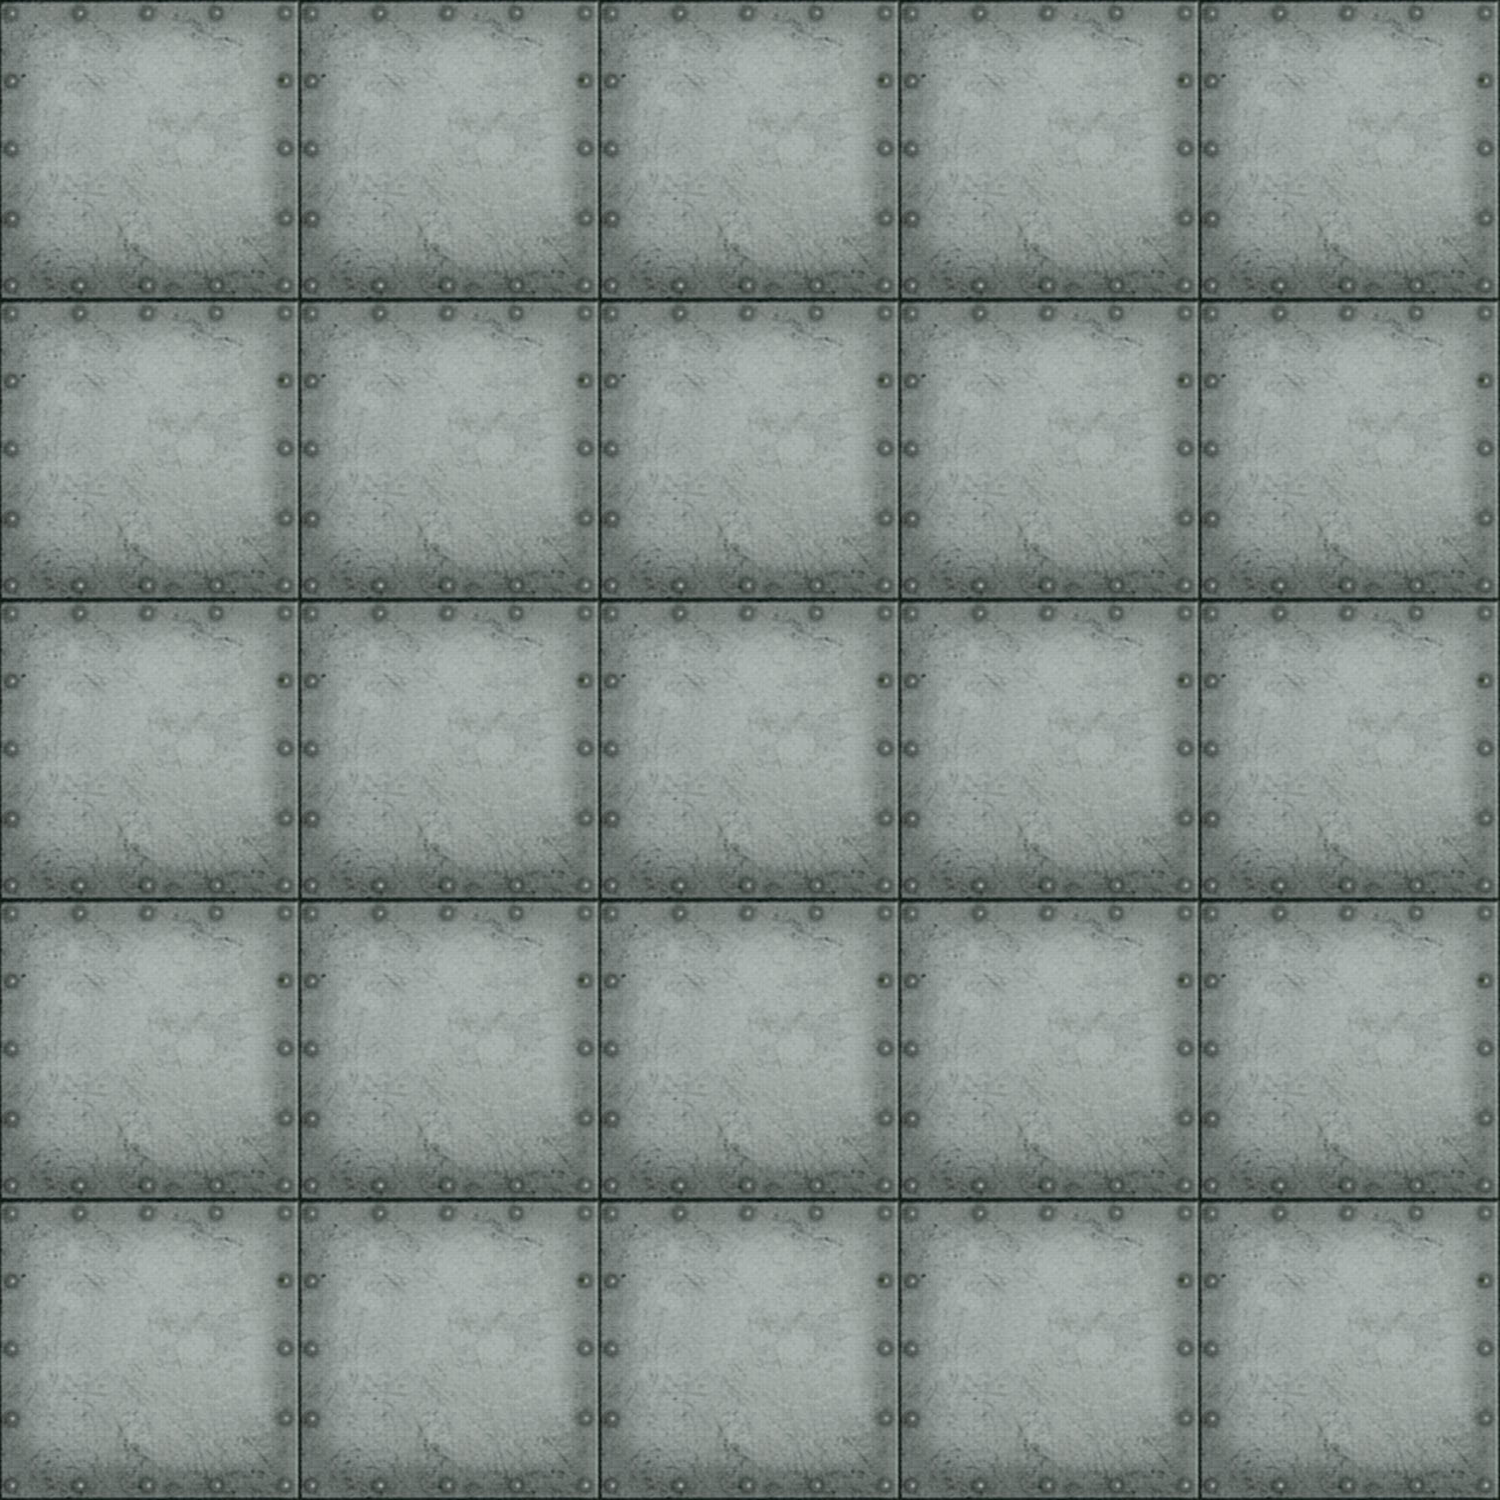

This game map was drawn from its Tiled (.tmx) file and the tilesets committed beside it. A one-line description and the full map source follow:
An orthogonal 5x5 tile map with 300x300 px tiles, 1 tile layer (Rutelag 1), 2 tilesets.

<map version="1.2" tiledversion="1.3.2" orientation="orthogonal" renderorder="right-down" compressionlevel="-1" width="5" height="5" tilewidth="300" tileheight="300" infinite="0" nextlayerid="2" nextobjectid="1">
 <tileset firstgid="1" source="Board_Background_B.tsx" />
 <tileset firstgid="13" source="Background300x300.tsx" />
 <layer id="1" name="Rutelag 1" width="5" height="5">
  <data encoding="csv">
13,13,13,13,13,
13,13,13,13,13,
13,13,13,13,13,
13,13,13,13,13,
13,13,13,13,13
</data>
 </layer>
</map>
